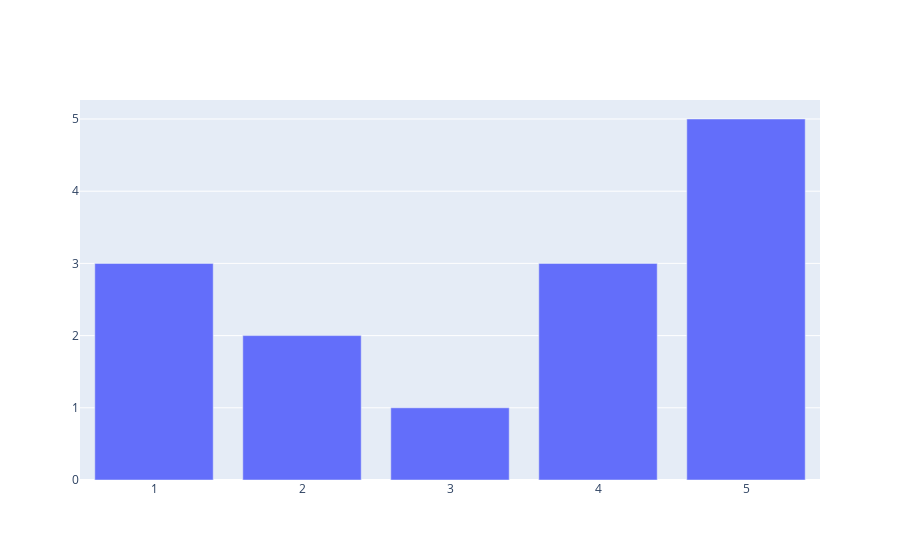

Source (notebook cell):
### Code cell
x =  np.array([1,2,3,4,5])
y = np.array([3,2,1,3,5])

fig = {
    'data' : [{'type':'bar', 'x':x, 'y':y}]
}
pio.show(fig)

### Figure 1 — Plotly figure (JSON) as saved in the notebook; plotly's stock layout.template omitted (floating-point values rounded to 4 significant figures)
{"data": [{"type": "bar", "x": [1, 2, 3, 4, 5], "y": [3, 2, 1, 3, 5]}], "layout": {}}
